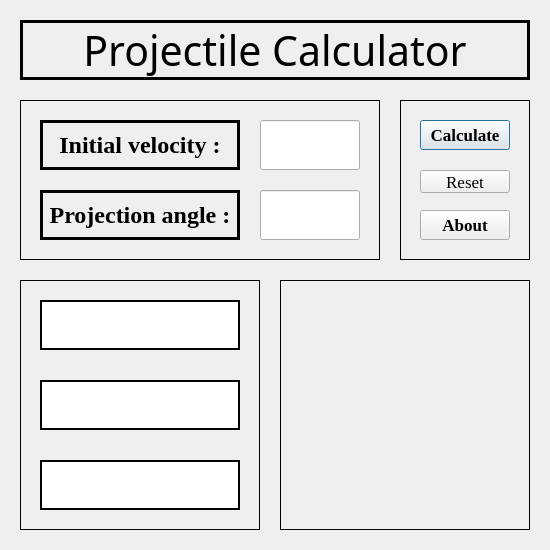
<?xml version="1.0" encoding="UTF-8"?>
<ui version="4.0">
 <class>Dialog</class>
 <widget class="QDialog" name="Dialog">
  <property name="geometry">
   <rect>
    <x>0</x>
    <y>0</y>
    <width>550</width>
    <height>550</height>
   </rect>
  </property>
  <property name="windowTitle">
   <string>Projectile Calculator</string>
  </property>
  <widget class="QFrame" name="frame_3">
   <property name="geometry">
    <rect>
     <x>280</x>
     <y>280</y>
     <width>250</width>
     <height>250</height>
    </rect>
   </property>
   <property name="frameShape">
    <enum>QFrame::Box</enum>
   </property>
   <property name="frameShadow">
    <enum>QFrame::Plain</enum>
   </property>
  </widget>
  <widget class="QLabel" name="label_1">
   <property name="geometry">
    <rect>
     <x>20</x>
     <y>20</y>
     <width>510</width>
     <height>60</height>
    </rect>
   </property>
   <property name="font">
    <font>
     <family>Cooper Black</family>
     <pointsize>31</pointsize>
     <weight>50</weight>
     <bold>false</bold>
    </font>
   </property>
   <property name="frameShape">
    <enum>QFrame::Box</enum>
   </property>
   <property name="lineWidth">
    <number>3</number>
   </property>
   <property name="text">
    <string>Projectile Calculator</string>
   </property>
   <property name="alignment">
    <set>Qt::AlignCenter</set>
   </property>
  </widget>
  <widget class="QFrame" name="frame_1">
   <property name="geometry">
    <rect>
     <x>20</x>
     <y>100</y>
     <width>360</width>
     <height>160</height>
    </rect>
   </property>
   <property name="font">
    <font>
     <family>Times New Roman</family>
     <pointsize>18</pointsize>
     <weight>75</weight>
     <bold>true</bold>
    </font>
   </property>
   <property name="frameShape">
    <enum>QFrame::Box</enum>
   </property>
   <property name="frameShadow">
    <enum>QFrame::Plain</enum>
   </property>
   <widget class="QLabel" name="label_2">
    <property name="geometry">
     <rect>
      <x>20</x>
      <y>20</y>
      <width>200</width>
      <height>50</height>
     </rect>
    </property>
    <property name="font">
     <font>
      <family>Times New Roman</family>
      <pointsize>18</pointsize>
      <weight>75</weight>
      <bold>true</bold>
     </font>
    </property>
    <property name="frameShape">
     <enum>QFrame::Box</enum>
    </property>
    <property name="lineWidth">
     <number>3</number>
    </property>
    <property name="text">
     <string>Initial velocity :</string>
    </property>
    <property name="alignment">
     <set>Qt::AlignCenter</set>
    </property>
   </widget>
   <widget class="QLabel" name="label_3">
    <property name="geometry">
     <rect>
      <x>20</x>
      <y>90</y>
      <width>200</width>
      <height>50</height>
     </rect>
    </property>
    <property name="font">
     <font>
      <family>Times New Roman</family>
      <pointsize>18</pointsize>
      <weight>75</weight>
      <bold>true</bold>
     </font>
    </property>
    <property name="frameShape">
     <enum>QFrame::Box</enum>
    </property>
    <property name="lineWidth">
     <number>3</number>
    </property>
    <property name="text">
     <string>Projection angle :</string>
    </property>
    <property name="alignment">
     <set>Qt::AlignCenter</set>
    </property>
   </widget>
   <widget class="QLineEdit" name="lineEdit_1">
    <property name="geometry">
     <rect>
      <x>240</x>
      <y>20</y>
      <width>100</width>
      <height>50</height>
     </rect>
    </property>
    <property name="font">
     <font>
      <family>Times New Roman</family>
      <pointsize>24</pointsize>
      <weight>75</weight>
      <bold>true</bold>
     </font>
    </property>
   </widget>
   <widget class="QLineEdit" name="lineEdit_2">
    <property name="geometry">
     <rect>
      <x>240</x>
      <y>90</y>
      <width>100</width>
      <height>50</height>
     </rect>
    </property>
    <property name="font">
     <font>
      <family>Times New Roman</family>
      <pointsize>24</pointsize>
      <weight>75</weight>
      <bold>true</bold>
     </font>
    </property>
   </widget>
  </widget>
  <widget class="QFrame" name="frame_2">
   <property name="geometry">
    <rect>
     <x>400</x>
     <y>100</y>
     <width>130</width>
     <height>160</height>
    </rect>
   </property>
   <property name="frameShape">
    <enum>QFrame::Box</enum>
   </property>
   <property name="frameShadow">
    <enum>QFrame::Plain</enum>
   </property>
   <widget class="QPushButton" name="pushButton_1">
    <property name="geometry">
     <rect>
      <x>20</x>
      <y>20</y>
      <width>90</width>
      <height>30</height>
     </rect>
    </property>
    <property name="font">
     <font>
      <family>Times New Roman</family>
      <pointsize>13</pointsize>
      <weight>75</weight>
      <bold>true</bold>
     </font>
    </property>
    <property name="text">
     <string>Calculate</string>
    </property>
   </widget>
   <widget class="QPushButton" name="pushButton_2">
    <property name="geometry">
     <rect>
      <x>20</x>
      <y>70</y>
      <width>90</width>
      <height>23</height>
     </rect>
    </property>
    <property name="font">
     <font>
      <family>Times New Roman</family>
      <pointsize>13</pointsize>
     </font>
    </property>
    <property name="text">
     <string>Reset</string>
    </property>
   </widget>
   <widget class="QPushButton" name="pushButton_3">
    <property name="geometry">
     <rect>
      <x>20</x>
      <y>110</y>
      <width>90</width>
      <height>30</height>
     </rect>
    </property>
    <property name="font">
     <font>
      <family>Times New Roman</family>
      <pointsize>13</pointsize>
      <weight>75</weight>
      <bold>true</bold>
     </font>
    </property>
    <property name="text">
     <string>About</string>
    </property>
   </widget>
  </widget>
  <widget class="QFrame" name="frame">
   <property name="geometry">
    <rect>
     <x>20</x>
     <y>280</y>
     <width>240</width>
     <height>250</height>
    </rect>
   </property>
   <property name="frameShape">
    <enum>QFrame::Box</enum>
   </property>
   <property name="frameShadow">
    <enum>QFrame::Plain</enum>
   </property>
   <widget class="QTextBrowser" name="textBrowser_1">
    <property name="geometry">
     <rect>
      <x>20</x>
      <y>20</y>
      <width>200</width>
      <height>50</height>
     </rect>
    </property>
    <property name="font">
     <font>
      <family>Times New Roman</family>
      <pointsize>24</pointsize>
      <weight>75</weight>
      <bold>true</bold>
     </font>
    </property>
    <property name="frameShape">
     <enum>QFrame::Box</enum>
    </property>
    <property name="frameShadow">
     <enum>QFrame::Plain</enum>
    </property>
    <property name="lineWidth">
     <number>2</number>
    </property>
    <property name="html">
     <string>&lt;!DOCTYPE HTML PUBLIC &quot;-//W3C//DTD HTML 4.0//EN&quot; &quot;http://www.w3.org/TR/REC-html40/strict.dtd&quot;&gt;
&lt;html&gt;&lt;head&gt;&lt;meta name=&quot;qrichtext&quot; content=&quot;1&quot; /&gt;&lt;style type=&quot;text/css&quot;&gt;
p, li { white-space: pre-wrap; }
&lt;/style&gt;&lt;/head&gt;&lt;body style=&quot; font-family:'Times New Roman'; font-size:24pt; font-weight:600; font-style:normal;&quot;&gt;
&lt;p style=&quot;-qt-paragraph-type:empty; margin-top:0px; margin-bottom:0px; margin-left:0px; margin-right:0px; -qt-block-indent:0; text-indent:0px;&quot;&gt;&lt;br /&gt;&lt;/p&gt;&lt;/body&gt;&lt;/html&gt;</string>
    </property>
   </widget>
   <widget class="QTextBrowser" name="textBrowser_2">
    <property name="geometry">
     <rect>
      <x>20</x>
      <y>100</y>
      <width>200</width>
      <height>50</height>
     </rect>
    </property>
    <property name="font">
     <font>
      <family>Times New Roman</family>
      <pointsize>24</pointsize>
      <weight>75</weight>
      <bold>true</bold>
     </font>
    </property>
    <property name="frameShape">
     <enum>QFrame::Box</enum>
    </property>
    <property name="frameShadow">
     <enum>QFrame::Plain</enum>
    </property>
    <property name="lineWidth">
     <number>2</number>
    </property>
    <property name="html">
     <string>&lt;!DOCTYPE HTML PUBLIC &quot;-//W3C//DTD HTML 4.0//EN&quot; &quot;http://www.w3.org/TR/REC-html40/strict.dtd&quot;&gt;
&lt;html&gt;&lt;head&gt;&lt;meta name=&quot;qrichtext&quot; content=&quot;1&quot; /&gt;&lt;style type=&quot;text/css&quot;&gt;
p, li { white-space: pre-wrap; }
&lt;/style&gt;&lt;/head&gt;&lt;body style=&quot; font-family:'Times New Roman'; font-size:24pt; font-weight:600; font-style:normal;&quot;&gt;
&lt;p style=&quot;-qt-paragraph-type:empty; margin-top:0px; margin-bottom:0px; margin-left:0px; margin-right:0px; -qt-block-indent:0; text-indent:0px;&quot;&gt;&lt;br /&gt;&lt;/p&gt;&lt;/body&gt;&lt;/html&gt;</string>
    </property>
   </widget>
   <widget class="QTextBrowser" name="textBrowser_3">
    <property name="geometry">
     <rect>
      <x>20</x>
      <y>180</y>
      <width>200</width>
      <height>50</height>
     </rect>
    </property>
    <property name="font">
     <font>
      <family>Times New Roman</family>
      <pointsize>24</pointsize>
      <weight>75</weight>
      <bold>true</bold>
     </font>
    </property>
    <property name="frameShape">
     <enum>QFrame::Box</enum>
    </property>
    <property name="frameShadow">
     <enum>QFrame::Plain</enum>
    </property>
    <property name="lineWidth">
     <number>2</number>
    </property>
    <property name="html">
     <string>&lt;!DOCTYPE HTML PUBLIC &quot;-//W3C//DTD HTML 4.0//EN&quot; &quot;http://www.w3.org/TR/REC-html40/strict.dtd&quot;&gt;
&lt;html&gt;&lt;head&gt;&lt;meta name=&quot;qrichtext&quot; content=&quot;1&quot; /&gt;&lt;style type=&quot;text/css&quot;&gt;
p, li { white-space: pre-wrap; }
&lt;/style&gt;&lt;/head&gt;&lt;body style=&quot; font-family:'Times New Roman'; font-size:24pt; font-weight:600; font-style:normal;&quot;&gt;
&lt;p style=&quot;-qt-paragraph-type:empty; margin-top:0px; margin-bottom:0px; margin-left:0px; margin-right:0px; -qt-block-indent:0; text-indent:0px;&quot;&gt;&lt;br /&gt;&lt;/p&gt;&lt;/body&gt;&lt;/html&gt;</string>
    </property>
   </widget>
  </widget>
 </widget>
 <resources/>
 <connections/>
</ui>
